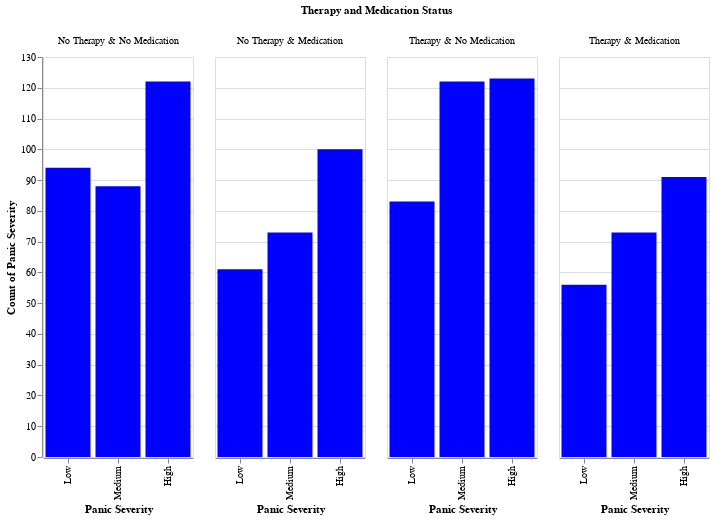

Notebook code for this chart:
### Markdown cell above
### Grouped Bar Chart for Effects of Therapy and Medication

### Code cell
import altair as alt

# Create Therapy_Status and Medication_Status columns for labeling purposes using .apply()
df['Therapy_Status'] = df['Therapy'].apply(lambda x: 'Therapy' if x == 1 else 'No Therapy')
df['Medication_Status'] = df['Medication'].apply(lambda x: 'Medication' if x == 1 else 'No Medication')

# Create a combined Therapy/Medication status column
df['Status'] = df['Therapy_Status'] + ' & ' + df['Medication_Status']

# Group by and count each combined therapy/medication status and panic severity category
count_df = df.groupby(['Status', 'Panic_Severity']).size().reset_index(name='Count')

# Specify the order of Panic_Severity categories (x-axis)
severity_order = ['Low', 'Medium', 'High']

# Specify the order of Status categories (subplots)
status_order = ['No Therapy & No Medication', 'No Therapy & Medication', 
                'Therapy & No Medication', 'Therapy & Medication']

# Create the grouped bar chart with severity on the x-axis
chart = alt.Chart(count_df).mark_bar(color='blue').encode(
    x=alt.X('Panic_Severity:N', title='Panic Severity', sort=severity_order),
    y=alt.Y('Count:Q', title='Count of Panic Severity'),
    

    # Ensure the subplots follow the specified order
    column=alt.Column('Status:N', title='Therapy and Medication Status', sort=status_order)  
).properties(
    width=150,  
    height=400
).interactive()

chart

### Figure 1 — Vega-Lite specification as saved in the notebook (floating-point values rounded to 4 significant figures)
{"config": {"view": {"continuousWidth": 300, "continuousHeight": 300}}, "data": {"name": "data-529661417532d9cdfee5b187a6ce8637"}, "mark": {"type": "bar", "color": "blue"}, "encoding": {"column": {"field": "Status", "sort": ["No Therapy & No Medication", "No Therapy & Medication", "Therapy & No Medication", "Therapy & Medication"], "title": "Therapy and Medication Status", "type": "nominal"}, "x": {"field": "Panic_Severity", "sort": ["Low", "Medium", "High"], "title": "Panic Severity", "type": "nominal"}, "y": {"field": "Count", "title": "Count of Panic Severity", "type": "quantitative"}}, "height": 400, "params": [{"name": "param_1", "select": {"type": "interval", "encodings": ["x", "y"]}, "bind": "scales"}], "width": 150, "$schema": "https://vega.github.io/schema/vega-lite/v5.20.1.json", "datasets": {"data-529661417532d9cdfee5b187a6ce8637": [{"Status": "No Therapy & Medication", "Panic_Severity": "High", "Count": 100}, {"Status": "No Therapy & Medication", "Panic_Severity": "Low", "Count": 61}, {"Status": "No Therapy & Medication", "Panic_Severity": "Medium", "Count": 73}, {"Status": "No Therapy & No Medication", "Panic_Severity": "High", "Count": 122}, {"Status": "No Therapy & No Medication", "Panic_Severity": "Low", "Count": 94}, {"Status": "No Therapy & No Medication", "Panic_Severity": "Medium", "Count": 88}, {"Status": "Therapy & Medication", "Panic_Severity": "High", "Count": 91}, {"Status": "Therapy & Medication", "Panic_Severity": "Low", "Count": 56}, {"Status": "Therapy & Medication", "Panic_Severity": "Medium", "Count": 73}, {"Status": "Therapy & No Medication", "Panic_Severity": "High", "Count": 123}, {"Status": "Therapy & No Medication", "Panic_Severity": "Low", "Count": 83}, {"Status": "Therapy & No Medication", "Panic_Severity": "Medium", "Count": 122}]}}
